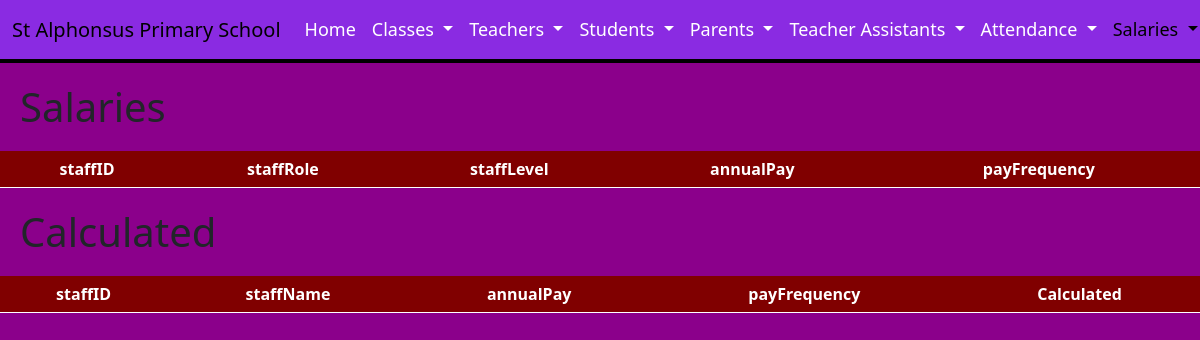
The app's page /DigitalWebsite/ViewSalaryHTML.php, older data.
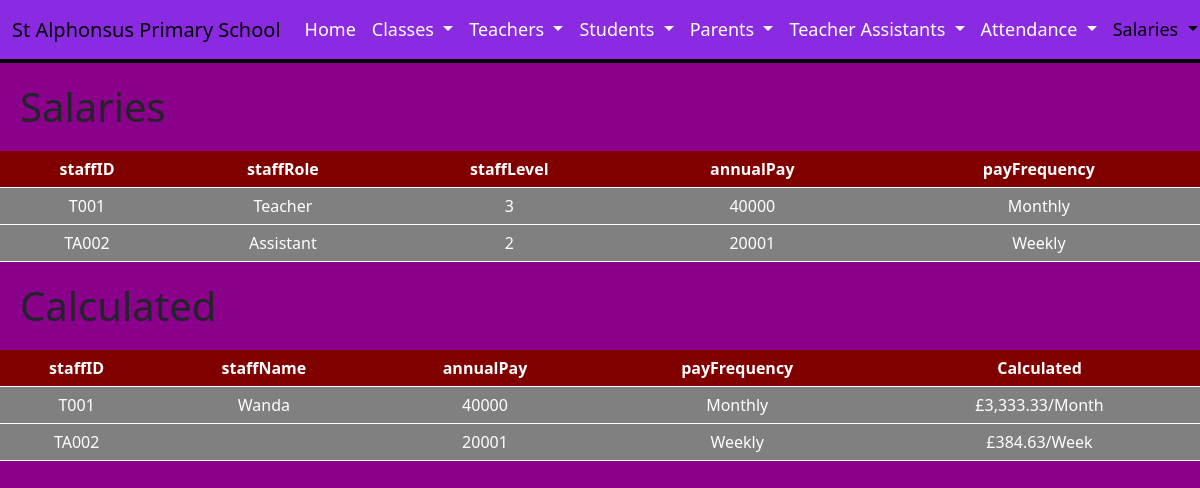
The same page, newer data.
### tables this page shows
CREATE TABLE `salaries` (
  `staffID` varchar(50) NOT NULL,
  `staffRole` varchar(50) NOT NULL,
  `staffLevel` varchar(50) DEFAULT NULL,
  `annualPay` decimal(10,0) DEFAULT NULL,
  `payFrequency` varchar(50) DEFAULT NULL
);

CREATE TABLE `teachers` (
  `teacherID` varchar(50) NOT NULL,
  `teacherTitle` varchar(50) DEFAULT NULL,
  `teacherName` varchar(50) DEFAULT NULL,
  `teacherSurname` varchar(50) DEFAULT NULL,
  `teacherDOB` date DEFAULT NULL,
  `teacherEmail` varchar(100) DEFAULT NULL,
  `teacherPhone` varchar(50) DEFAULT NULL,
  `teacherAddress` varchar(100) DEFAULT NULL,
  `teacherSalary` varchar(10) DEFAULT NULL
);

### DigitalWebsite/ViewSalary.php (the view, shortened to what this page needs)
<?php
$servername = "127.0.0.1";
$username = "root";
$password = "";
$database = "school";
$conn = new mysqli($servername, $username, $password, $database);
   $query = "SELECT staffID, staffRole, staffLevel, annualPay, payFrequency FROM salaries";
   $result = mysqli_query($conn, $query);
   while ($row = mysqli_fetch_assoc($result)) {
       echo "<tr>";
       echo "<td>" . $row['staffID'] . "</td>";
       echo "<td>" . $row['staffRole'] . "</td>";
       echo "<td>" . $row['staffLevel'] . "</td>";
       echo "<td>" . $row['annualPay'] . "</td>";
       echo "<td>" . $row['payFrequency'] . "</td>";
       echo "</tr>";
   }
?>

### DigitalWebsite/ViewSalaryHTML.php (shortened to what this page needs)
<!DOCTYPE html>
  <html lang="en">
    <head>
      <link href="https://cdn.jsdelivr.net/npm/bootstrap@5.3.2/dist/css/bootstrap.min.css" rel="stylesheet">
    </head>
    <body>
      <nav class="navbar navbar-expand-lg bg-maroon">
        <div class="container-fluid">
          <a class="navbar-brand" href="index.html">St Alphonsus Primary School</a>
          <div class="collapse navbar-collapse" id="navbarNavDropdown">
            <ul class="navbar-nav">
              <li class="nav-item">
                <a class="nav-link" href="index.html">Home</a>
              </li>
              <li class="nav-item dropdown">
                <a class="nav-link dropdown-toggle" href="#" role="button" data-bs-toggle="dropdown" aria-expanded="false">
                  Classes
                </a>
              </li>
              <li class="nav-item dropdown">
                <a class="nav-link dropdown-toggle" href="#" role="button" data-bs-toggle="dropdown" aria-expanded="false">
                  Teachers
                </a>
              </li>
              <li class="nav-item dropdown">
                <a class="nav-link dropdown-toggle" href="#" role="button" data-bs-toggle="dropdown" aria-expanded="false">
                  Students
                </a>
              </li>
              <li class="nav-item dropdown">
                <a class="nav-link dropdown-toggle" href="#" role="button" data-bs-toggle="dropdown" aria-expanded="false">
                  Parents
                </a>
              </li>
              <li class="nav-item dropdown">
                <a class="nav-link dropdown-toggle" href="#" role="button" data-bs-toggle="dropdown" aria-expanded="false">
                  Teacher Assistants
                </a>
              </li>
              <li class="nav-item dropdown">
                <a class="nav-link dropdown-toggle" href="#" role="button" data-bs-toggle="dropdown" aria-expanded="false">
                  Attendance
                </a>
              </li>
              <li class="nav-item dropdown">
                <a class="nav-link dropdown-toggle active" href="#" role="button" data-bs-toggle="dropdown" aria-expanded="false">
                  Salaries
                </a>
              </li>
            </ul>
          </div>
        </div>
      </nav>
      <h1>Salaries</h1>
      <table>
        <tr>
        <th>staffID</th>
        <th>staffRole</th>
        <th>staffLevel</th>
        <th>annualPay</th>
        <th>payFrequency</th>
        </tr>
        <?php include 'ViewSalary.php';?>
      </table>
      <h1>Calculated</h1>
      <table>
        <tr>
        <th>staffID</th>
        <th>staffName</th>
        <th>annualPay</th>
        <th>payFrequency</th>
        <th>Calculated</th>
        </tr>
        <?php include 'ViewSalaryAmount.php';?>
      </table>
    </body>
</html>

### DigitalWebsite/ViewSalaryAmount.php (shortened to what this page needs)
<?php
$servername = "127.0.0.1";
$username = "root";
$password = "";
$database = "school";
$conn = new mysqli($servername, $username, $password, $database);
$query = "SELECT s.staffID, s.annualPay, s.payFrequency, t.teacherName, ta.assistantName
FROM salaries s
LEFT JOIN teachers t ON s.staffID = t.teacherID
LEFT JOIN teacherAssistants ta ON s.staffID = ta.assistantID";
$result = mysqli_query($conn, $query);
while ($row = mysqli_fetch_assoc($result)) {
   echo "<tr>";
   echo "<td>" . $row['staffID'] . "</td>";
   echo "<td>" . ($row['teacherName'] ?? $row['assistantName']) . "</td>";
   echo "<td>" . $row['annualPay'] . "</td>";
   echo "<td>" . $row['payFrequency'] . "</td>";
   $annualPay = $row['annualPay'];
   $payFrequency = $row['payFrequency'];
   if ($payFrequency == 'Monthly') {
       $monthlyPayment = $annualPay / 12;
       echo "<td>£" . number_format($monthlyPayment,2) . "/Month</td>";
   } else if ($payFrequency == 'Weekly') {
       $weeklyPayment = $annualPay / 52;
       echo "<td>£" . number_format($weeklyPayment,2) . "/Week</td>";
   } else {
       echo "<td>Invalid Pay Frequency</td>";
   }
   echo "</tr>";
}
?>

### DigitalWebsite/ViewSalaryHTML.php (style rules this page uses)
body { margin: 0; padding: 0; background-color: darkmagenta; }
.navbar { background-color: blueviolet; border-bottom: 4px solid black; }
.navbar-nav .nav-link { font-size: 18px; color: white; }
h1 { margin-left: 20px; margin-top: 20px; margin-bottom: 20px; }
table { border-collapse: collapse; width: 100%; }
th, td { padding: 6px; color: white; text-align: center; }
th { background-color: maroon; }
tr { background-color: grey; border-bottom: 1px solid white; }

Row changes from the older to the newer data that the page shows:
added salaries: staffID "T001", staffRole "Teacher", staffLevel "3", annualPay "40000", payFrequency "Monthly", teachers.teacherName "Wanda", annualPay "3,333.33"
added salaries: staffID "TA002", staffRole "Assistant", staffLevel "2", annualPay "20001", payFrequency "Weekly", annualPay "384.63"
